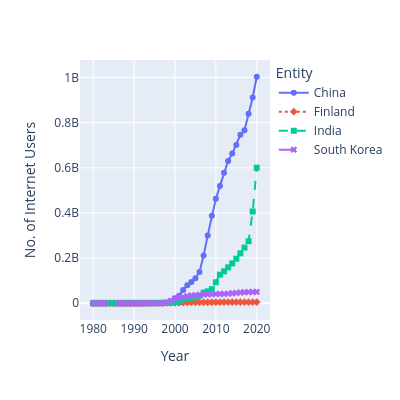

Notebook cell for this chart:
### Code cell
px.line(
    data_frame=df_country, x='Year', y='No. of Internet Users'
    ,width=400, height=400, line_dash='Entity', color='Entity'
    ,symbol='Entity'
)

### Figure 1 — Plotly figure (JSON) as saved in the notebook; plotly's stock layout.template omitted (floating-point values rounded to 4 significant figures)
{"data": [{"hovertemplate": "Entity=China<br>Year=%{x}<br>No. of Internet Users=%{y}<extra></extra>", "legendgroup": "China", "line": {"color": "#636efa", "dash": "solid"}, "marker": {"symbol": "circle"}, "mode": "lines+markers", "name": "China", "orientation": "v", "showlegend": true, "type": "scatter", "x": [1980, 1981, 1982, 1983, 1984, 1985, 1986, 1987, 1988, 1989, 1990, 1991, 1992, 1993, 1994, 1995, 1996, 1997, 1998, 1999, 2000, 2001, 2002, 2003, 2004, 2005, 2006, 2007, 2008, 2009, 2010, 2011, 2012, 2013, 2014, 2015, 2016, 2017, 2018, 2019, 2020], "xaxis": "x", "y": [0, 0, 0, 0, 0, 0, 0, 0, 0, 0, 0, 0, 0, 2017, 14102, 60356, 160682, 400984, 2101421, 8890827, 22449303, 33595872, 58867578, 79910145, 94667627, 111218923, 138178103, 211442115, 300617785, 387007303, 462429626, 519767537, 578056810, 630253951, 663505855, 701038864, 745805312, 765779840, 838905119, 911554782, 1003218650], "yaxis": "y"}, {"hovertemplate": "Entity=Finland<br>Year=%{x}<br>No. of Internet Users=%{y}<extra></extra>", "legendgroup": "Finland", "line": {"color": "#EF553B", "dash": "dot"}, "marker": {"symbol": "diamond"}, "mode": "lines+markers", "name": "Finland", "orientation": "v", "showlegend": true, "type": "scatter", "x": [1980, 1981, 1982, 1983, 1984, 1985, 1986, 1987, 1988, 1989, 1990, 1991, 1992, 1993, 1994, 1995, 1996, 1997, 1998, 1999, 2000, 2001, 2002, 2003, 2004, 2005, 2006, 2007, 2008, 2009, 2010, 2011, 2012, 2013, 2014, 2015, 2016, 2017, 2018, 2019, 2020], "xaxis": "x", "y": [0, 0, 0, 0, 0, 0, 0, 0, 0, 0, 20000, 70066, 95139, 130134, 250104, 710019, 859931, 1000165, 1311708, 1668203, 1928058, 2236309, 3246727, 3608432, 3784653, 3907273, 4195094, 4272207, 4445687, 4403987, 4660153, 4779848, 4865982, 4977352, 4725802, 4735464, 4819506, 4817916, 4902695, 4947707, 5096511], "yaxis": "y"}, {"hovertemplate": "Entity=India<br>Year=%{x}<br>No. of Internet Users=%{y}<extra></extra>", "legendgroup": "India", "line": {"color": "#00cc96", "dash": "dash"}, "marker": {"symbol": "square"}, "mode": "lines+markers", "name": "India", "orientation": "v", "showlegend": true, "type": "scatter", "x": [1980, 1981, 1982, 1983, 1984, 1985, 1986, 1987, 1988, 1989, 1990, 1991, 1992, 1993, 1994, 1995, 1996, 1997, 1998, 1999, 2000, 2001, 2002, 2003, 2004, 2005, 2006, 2007, 2008, 2009, 2010, 2011, 2012, 2013, 2014, 2015, 2016, 2017, 2018, 2019, 2020], "xaxis": "x", "y": [0, 0, 0, 0, 0, 0, 0, 0, 0, 0, 0, 0, 1010, 2021, 10110, 252920, 455593, 709331, 1420073, 2842899, 5589912, 7122787, 16890688, 18845094, 22454138, 27573640, 32890943, 46992826, 52854988, 62650376, 93046022, 126642456, 141468081, 158809242, 176478273, 197107112, 220874988, 246463630, 274913663, 406634942, 600446441], "yaxis": "y"}, {"hovertemplate": "Entity=South Korea<br>Year=%{x}<br>No. of Internet Users=%{y}<extra></extra>", "legendgroup": "South Korea", "line": {"color": "#ab63fa", "dash": "longdash"}, "marker": {"symbol": "x"}, "mode": "lines+markers", "name": "South Korea", "orientation": "v", "showlegend": true, "type": "scatter", "x": [1980, 1981, 1982, 1983, 1986, 1987, 1988, 1989, 1990, 1991, 1992, 1993, 1994, 1995, 1996, 1997, 1998, 1999, 2000, 2001, 2002, 2003, 2004, 2005, 2006, 2007, 2008, 2009, 2010, 2011, 2012, 2013, 2014, 2015, 2016, 2017, 2018, 2019, 2020], "xaxis": "x", "y": [0, 0, 0, 0, 0, 0, 0, 0, 10265, 20520, 43990, 112308, 140628, 372084, 741629, 1655014, 3136607, 10956586, 20914499, 26638667, 28108475, 31138530, 34697737, 35198838, 37526540, 37997834, 39202892, 39647827, 40856510, 41184257, 41727462, 42468266, 44267017, 45842053, 47637741, 48971817, 49621636, 49813310, 50032746], "yaxis": "y"}], "layout": {"height": 400, "legend": {"title": {"text": "Entity"}, "tracegroupgap": 0}, "margin": {"t": 60}, "width": 400, "xaxis": {"anchor": "y", "domain": [0, 1], "title": {"text": "Year"}}, "yaxis": {"anchor": "x", "domain": [0, 1], "title": {"text": "No. of Internet Users"}}}}
